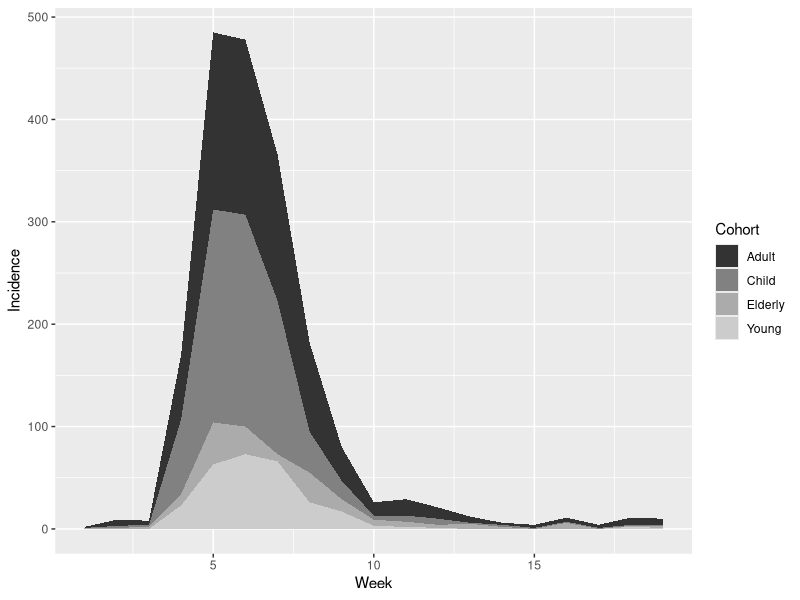

Write the R code that produced this figure.
library(readr)
library(tibble)
library(tidyr)
library(dplyr)
library(ggplot2)

inc <- read_csv("07 simulation/sdr_paper1/data/Incidence.csv")

slice(inc,1:6)

t_inc <- gather(inc,Cohort,Incidence,Young:Elderly)

slice(t_inc,1:8)

y_data <- filter(t_inc,Cohort=="Young")

s_data <- select(inc,Week:Young)

slice(s_data,1:6)

wk_tot <- t_inc %>% group_by(Week) %>%
  summarise(Incidence=sum(Incidence))

srt <- arrange(wk_tot,desc(Incidence))

slice(srt,1:6)

add_col <- mutate(wk_tot,AttackRate=100000*Incidence/8000)

slice(add_col,1:6)

tot_inc <- mutate(inc,Total=Young+Child+Adult+Elderly)



slice(wk_tot,1:6)


fig.1 <- ggplot(data=tot_inc,mapping = aes(x=Week,y=Total)) + 
         geom_line() + geom_point()

fig.2 <- ggplot(t_inc,aes(x=Week,y=Incidence,color=Cohort, shape=Cohort)) + 
       geom_line() + geom_point()

fig.2.bw <- ggplot(t_inc,aes(x=Week,y=Incidence,shape=Cohort)) + 
  geom_line() + geom_point() + scale_fill_grey()

#ggsave("Figure_1.eps", dpi=600,plot = fig.1)
#ggsave("Figure_2.eps",dpi=600,plot = fig.2)
#ggsave("Figure_2_bw.eps",dpi=600,plot = fig.2.bw)


ggplot(t_inc,aes(x=Week,y=Incidence,fill=Cohort)) + geom_area() + scale_fill_grey()



# get the totals sick by cohort
t_coh <- t_inc %>% 
           group_by(Cohort) %>% 
           summarise(TotalInfected=sum(Incidence),
                     PeakValue=max(Incidence),
                     PeakWeek=Week[which(Incidence==max(Incidence))],
                     AvrValue=mean(Incidence),
                     SD=sd(Incidence))


